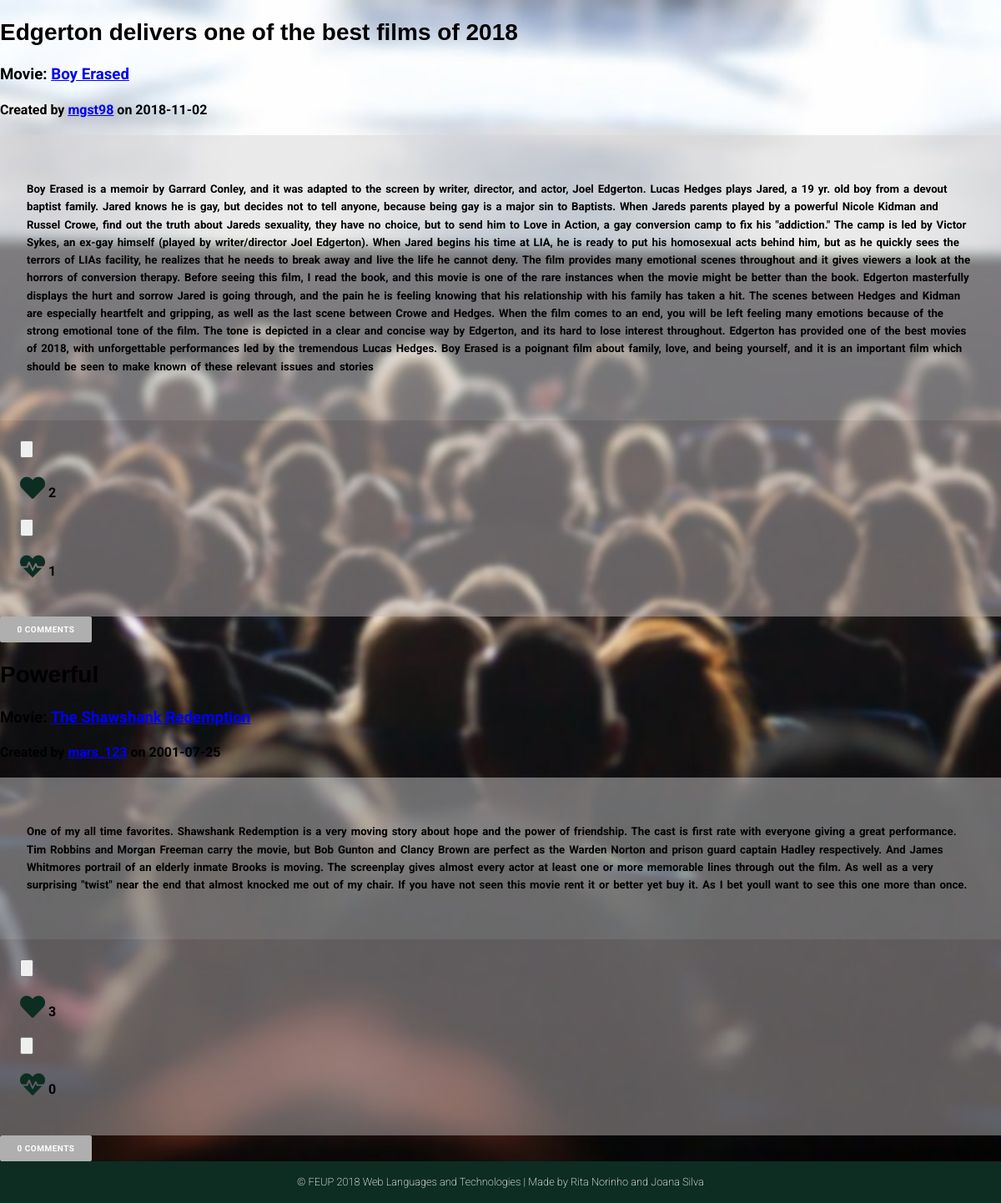
/pages/main_page.php (signed in), run on the app's committed database.
### tables this page shows
CREATE TABLE Review (
    ID          INTEGER PRIMARY KEY AUTOINCREMENT,
    Title       STRING  NOT NULL,
    UserID      INTEGER REFERENCES User(ID) ON DELETE CASCADE,
    MovieID     INTEGER REFERENCES Movie(ID) ON DELETE CASCADE,
    ReviewDate  DATE NOT NULL,
    Description STRING NOT NULL
    
);

### pages/main_page.php (called while the page is built, shortened)
<?php
    include_once('../templates/common/tpl_header.php');
    include_once('../templates/tpl_draw_reviews.php');
    include_once('../templates/common/tpl_footer.php');
    include_once('../database/db_reviews.php');
    $all_reviews=getAllReviews();
    foreach ($all_reviews as $k => $review){
        $all_reviews[$k]['MovieName'] = getMovieName($review['MovieID']);
        $all_reviews[$k]['UserName'] = getUsername($review['UserID']);
        $all_reviews[$k]['NumberComments']=getReviewsComments($review['ID'],$review['UserID']);
        $all_reviews[$k]['Heart'] = getLikesReview($review['ID']);
        $all_reviews[$k]['Dislike'] = getDisLikesReview($review['ID']);
    }
    draw_reviews($all_reviews);
?>

### database/db_reviews.php (called while the page is built, shortened)
<?php
function getAllReviews(){
    try{
        $db = Database::instance()->db();
        $stmt = $db->prepare('SELECT * FROM Review ORDER BY ReviewDate DESC');
        $stmt->execute();
        $allReviews= $stmt->fetchAll();
        return $allReviews;
    }catch(PDOException $e) {
        return -1;
    }
}
?>

### templates/tpl_draw_reviews.php (the view, shortened to what this page needs)
<body>
    <?php function draw_reviews($reviews){?>
    <?php foreach($reviews as $review){?>
        <article data-id="<?=$review['ID']?>">
        <div class="review_info">
             <h2><?=$review['Title']?> </h2>
            <h3> Movie: <a href="movie.php?movie_id=<?php echo htmlentities($review['MovieID'])?>"><?=$review['MovieName']?></a> </h3>
            <h4> Created by
            <a href="profile.php?username=<?php echo htmlentities($review['UserName'])?>"><?=$review['UserName']?></a>
            on <?=$review['ReviewDate']?></h4>
        </div>
        <div class="review_content">
            <h5><?=$review['Description']?></h5>
        </div>
        <div class="review_likes">
                <div class="likes">
                    <input type="button">
                    <h4><span class="fas fa-heart" ></span>
                    <?=$review['Heart']?></h4>
                </div>
                <div class="dislikes">
                    <input type="button">
                    <h4><span class="fas fa-heartbeat"></span>
                    <?=$review['Dislike']?></h4>
                </div>
        </div>
         <div class="comments">
            <input onclick="openBox('Show Comments',<?$review['ID']?>)" type="submit" value="<?=$review['NumberComments']?> Comments">
        </div>
        </article>
        <?php }?>
    <?php }?>
</body>

### css/style.css (style rules this page uses)
body { margin: 0 auto; font-family: 'Roboto', sans-serif; --bg-color-dark: #0D2D22; --bg-color-light: #0ED1C1; --panel-color: #FFFFFF; --logo-font-color: #00311D; --input-color: #f2f2f2; --bg-color-nav:rgba(14, 209, 193, 0.548); --bg-color-sidenav:rgba(177, 171, 171, 0.932); --color-buttons:rgb(175, 175, 175); background-image: url('../assets/background.jpg'); background-position: center; background-attachment: fixed; background-repeat: no-repeat; background-size: cover; }
.Reviews p button, .Reviews input[type="submit"], .edit_profile input[type="submit"], .comments input[type="submit"] { cursor: pointer; border: 0; width: 11em; }
.edit_profile a , .Reviews p a,.Reviews p button, .upload_photo input[type="file"], .upload_photo input[type="submit"], .Reviews input[type="submit"], .edit_profile input[type="submit"], .comments input[type="submit"] { float: right; letter-spacing: 0.05em; font-family: "Roboto",'sans-serif'; text-transform: uppercase; text-decoration: none; font-weight: bold; background: var(--color-buttons); padding: 10px; color: var(--panel-color); font-size: 10px; border-radius: 2px; }
.review_info h2 { font-family: 'Candara', sans-serif; font-weight: bold; font-size: 28px; }
.review_content { margin: 0; font-family: 'Roboto', sans-serif; background-color: #d8d5d579; font-size: 16px; font-weight: 200; word-spacing: 0.1em; padding: 2em; line-height: 1.6; }
.review_likes { background-color: #c0b8b879; padding: 1.5em; }
.likes h4 span, .dislikes h4 span { font-size: 30px; color: var(--bg-color-dark); }
.comments input[type="submit"] { margin:0 auto; float: none; }

### data on the page
review: Title "Edgerton delivers one of the best films of 2018", MovieName "Boy Erased", UserName "mgst98", ReviewDate "2018-11-02", Description "Boy Erased is a memoir by Garrard Conley, and it was adapted to the screen by writer, director, and actor, Joel Edgerton. Lucas Hedges plays Jared, a 19 yr. old boy from a devout baptist family. Jared knows he is gay, but decides not to tell anyone, because being gay is a major sin to Baptists. When Jareds parents played by a powerful Nicole Kidman and Russel Crowe, find out the truth about Jareds sexuality, they have no choice, but to send him to Love in Action, a gay conversion camp to fix his \"addiction.\" The camp is led by Victor Sykes, an ex-gay himself (played by writer/director Joel Edgerton). When Jared begins his time at LIA, he is ready to put his homosexual acts behind him, but…", Heart "2", Dislike "1"
review: Title "Powerful", MovieName "The Shawshank Redemption", ReviewDate "2001-07-25", Description "One of my all time favorites. Shawshank Redemption is a very moving story about hope and the power of friendship. The cast is first rate with everyone giving a great performance. Tim Robbins and Morgan Freeman carry the movie, but Bob Gunton and Clancy Brown are perfect as the Warden Norton and prison guard captain Hadley respectively. And James Whitmores portrail of an elderly inmate Brooks is moving. The screenplay gives almost every actor at least one or more memorable lines through out the film. As well as a very surprising \"twist\" near the end that almost knocked me out of my chair. If you have not seen this movie rent it or better yet buy it. As I bet youll want to see this one more…", Heart "3", Dislike "0"
